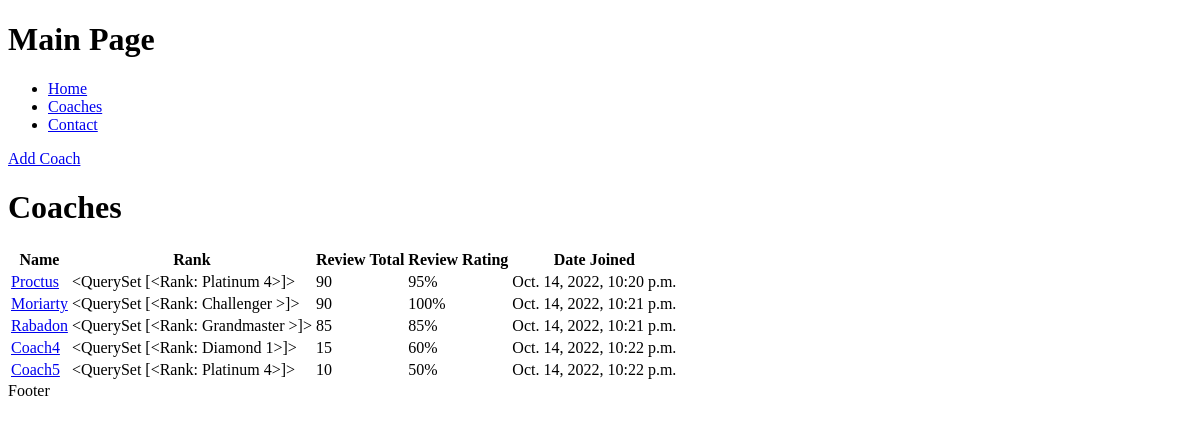
Before: / with the older database file.
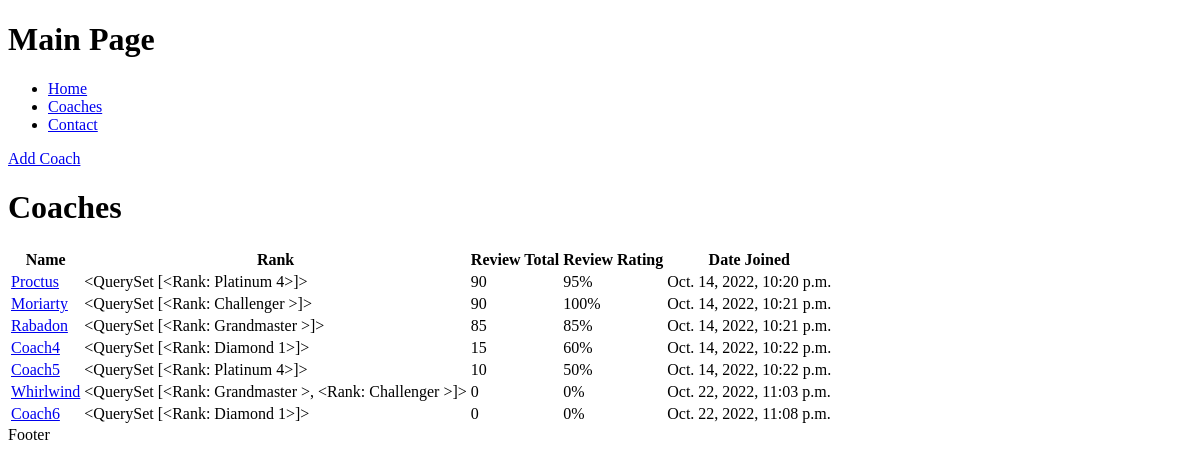
After: the same page with the newer database file.
### coaches/models.py (models this page shows, shortened)
class Coach(models.Model):
    name = models.CharField(max_length = 250)
    body = models.TextField(max_length =  5000, null = True, blank = True)
    rating_total = models.IntegerField(default = 0, null = True, blank = True)
    rating_ratio = models.IntegerField(default = 0, null = True, blank = True)
    created_date = models.DateTimeField(auto_now_add = True)
    id = models.UUIDField(default = uuid.uuid4, unique = True,
                          primary_key = True, editable = False)
    rank = models.ManyToManyField('Rank',blank = True)

class Rank(models.Model):
    RANKS = (
        ('Bronze','Bronze'),
        ('Silver','Silver'),
        ('Gold','Gold'),
        ('Platinum','Platinum'),
        ('Diamond','Diamond'),
        ('Master','Master Tier'),
        ('Grandmaster','Grandmaster'),
        ('Challenger','Challenger'),
    )
    DIVISIONS = (
        ('1','1'),
        ('2','2'),
        ('3','3'),
        ('4','4'),
        ('',''),
    )
    current_rank = models.CharField(default = 'UNRANKED',max_length = 100, choices = RANKS)
    current_division = models.CharField(default = ' ',max_length = 50, choices = DIVISIONS, blank = True)
    def __str__(self) -> str:
        return self.current_rank + " " + self.current_division

### coaches/views.py (the view)
# urls.py: path('',include('coaches.urls'),name='coaches')
def coaches(request):
    coach_obj = Coach.objects.all()
    context = {'coaches' : coach_obj}
    return render(request,'coaches_list.html', context)

### coaches/templates/coaches_list.html (shortened to what this page needs)
<!DOCTYPE html>
<html lang="en">
<head>
</head>
<body>
  {% extends 'index.html' %}
  {% block content %}
    <h1>Coaches</h1>
    <table>
      <tr>
        <th>Name</th>
        <th>Rank</th>
        <th>Review Total</th>
        <th>Review Rating</th>
        <th>Date Joined</th>
      </tr>
      {% for coach in coaches.all %}
        <tr>
          <td><a href="{% url 'coach' coach.id %}">{{coach.name}}</a></td>
          <td>{{coach.rank.all}} </td>
          <td>{{coach.rating_total}} </td>
          <td>{{coach.rating_ratio}}% </td>
          <td>{{coach.created_date}}</td>
        </tr>
      {% endfor %}
    </table>
  {% endblock content %}

### templates/index.html (shortened to what this page needs)
<!DOCTYPE html>
<html lang="en">
<head>
</head>
<body>
    <h1>Main Page</h1>
    {% include 'nav-bar.html' %}
    <a href="{% url 'add-coach' %}">Add Coach</a>
    {% block content %}
    {% endblock content%}
    <footer>Footer</footer>
</body>
</html>

### templates/nav-bar.html (shortened to what this page needs)
<!DOCTYPE html>
<html lang="en">
<head>
</head>
<body>
  <nav class="menu">
      <ul>
        <li><a href="#">Home</a></li>
        <li><a href="#">Coaches</a></li>
        <li><a href="#">Contact</a></li>
      </ul>
    </nav>
</body>
</html>

Changed rows visible on the page:
added Coach: name "Whirlwind", rank.all "<QuerySet [<Rank: Grandmaster >, <Rank: Challenger >]>", rating_total "0", rating_ratio "0", created_date "Oct. 22, 2022, 11:03 p.m."
added Coach: name "Coach6", rank.all "<QuerySet [<Rank: Diamond 1>]>", rating_total "0", rating_ratio "0", created_date "Oct. 22, 2022, 11:08 p.m."
